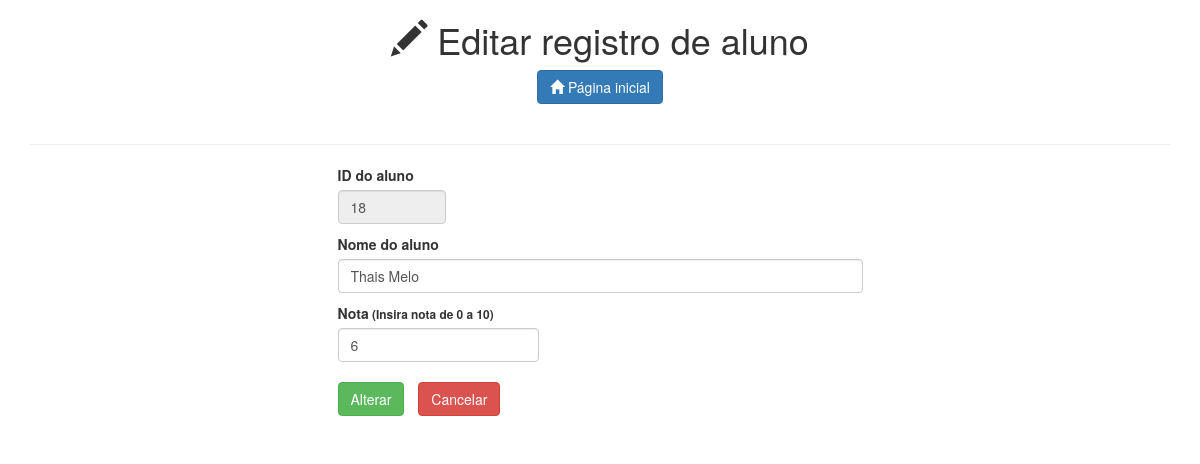
The app's page /editar_registro.php?id=18, older data.
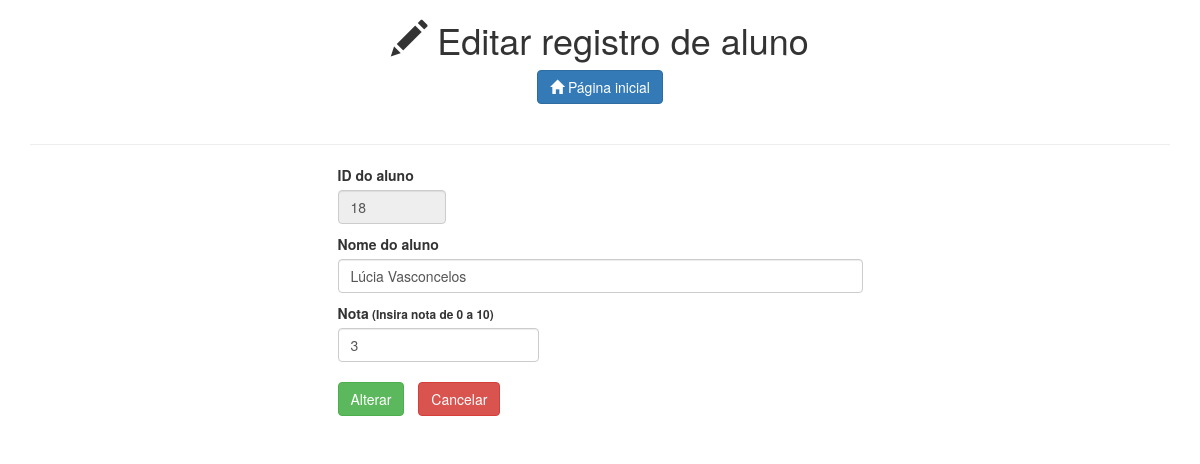
The same page, newer data.
### tables this page shows
CREATE TABLE IF NOT EXISTS `alunos` (
  `aluno_id` int(11) NOT NULL AUTO_INCREMENT,
  `aluno_nome` varchar(255) NOT NULL,
  `aluno_nota` int(2) NOT NULL,
  PRIMARY KEY (`aluno_id`)
);

### src/Database.php (called while the page is built, shortened)
<?php
class Database
{
    private $db;
    private $table = 'alunos';
    public function __construct(\PDO $obj_db)
    {
        $this->db = $obj_db;
    }
    public function listar_pelo_id($id){
        $sql = 'SELECT * FROM ' . $this->getTable() . ' WHERE aluno_id = :aluno_id';
        $stmt = $this->db->prepare($sql);
        $stmt->bindValue(':aluno_id', $id);
        if($stmt->execute()){
            return $stmt->fetch(\PDO::FETCH_ASSOC);
        } else {
            die('<br>' . print_r($stmt->errorInfo(), true) . '<br>');
        }
    }
    function getTable()
    {
        return $this->table;
    }
}

### editar_registro.php (the view, shortened to what this page needs)
<?php
$id = filter_input(INPUT_GET, 'id', FILTER_SANITIZE_NUMBER_INT);
if(empty($id) || !isset($id)){
    header('location: index.php');
} else {
    include_once 'src/Database.php';
    include_once 'src/config.php';
    try {
        $conexao = new PDO("mysql:host=$bd_host;dbname=$bd_nome; charset=utf8", $bd_login, $bd_senha, array(PDO::MYSQL_ATTR_INIT_COMMAND => 'SET NAMES UTF8'));
    } catch(PDOException $e) {
        die('Erro: ' . $e->getCode() . ' - ' . $e->getMessage());
    }
    $listar = new Database($conexao);
    $aluno = $listar->listar_pelo_id($id);
    include_once LAYOUT . 'code_head.php';
?>
    <body>
        <div class="container">
            <h1 class="text-center"><span class="glyphicon glyphicon-pencil"></span> Editar registro de aluno</h1>
            <p class="text-center">
                <a href="index.php" class="btn btn-primary" style="display: inline-block; margin-bottom: 20px">
                    <span class="glyphicon glyphicon-home"></span> Página inicial
                </a>
            </p>
            <hr>
            <div class="row">
                <div class="col-sm-6 col-sm-offset-3">
                    <form id="editar_aluno" class="form-group" method="post">
                        <div class="col-sm-3">
                            <label for="id">ID do aluno</label>
                            <input type="text" name="id" id="id" class="form-control" value="<?php echo $aluno['aluno_id'] ?>" readonly="true">
                        </div>
                        <div class="col-sm-12">
                            <label for="nome">Nome do aluno</label>
                            <input type="text" name="nome" id="nome" class="form-control" value="<?php echo $aluno['aluno_nome'] ?>">
                        </div>
                        <div class="col-sm-5">
                            <label for="nota">Nota<small> (Insira nota de 0 a 10)</small></label>
                            <input type="number" name="nota" id="nota" class="form-control" min="0" max="10" value="<?php echo $aluno['aluno_nota'] ?>">
                        </div>
                        <div class="col-sm-12">
                            <input type="submit" value="Alterar" class="btn btn-success" style="margin-top: 10px">
                            <a href="index.php" class="btn btn-danger" style="margin: 10px 0 0 10px">Cancelar</a>
                        </div>
                    </form>
                    <div class="col-sm-12" id="status" style="margin-top: 20px"></div>
                </div>
            </div>
        </div>
  </body>
</html>
<?php } ?>

Row changes from the older to the newer data that the page shows:
changed alunos id 18: nome "Thais Melo" → "Lúcia Vasconcelos"; nota "6" → "3"
